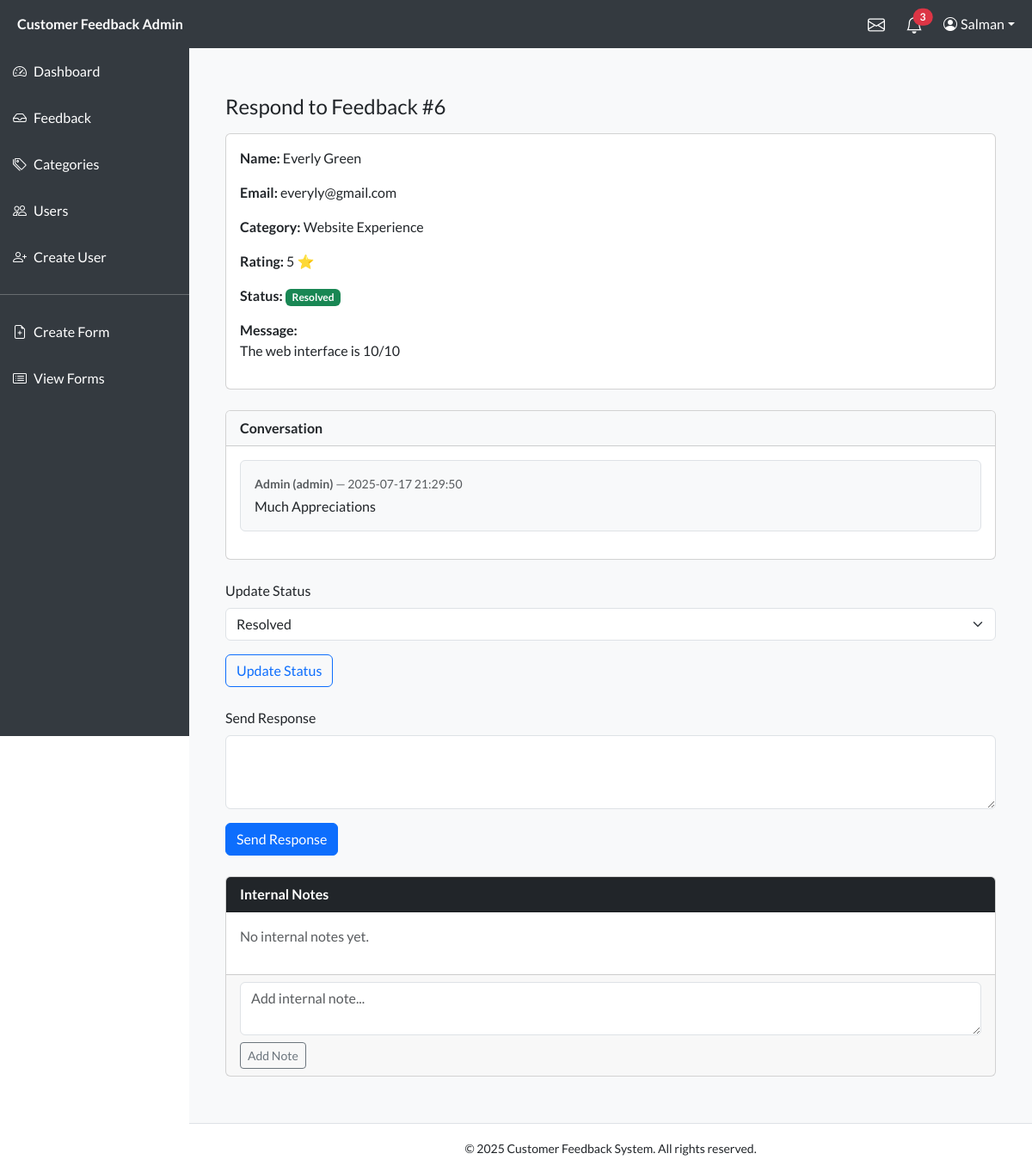
The page /Admin/respond.php?id=6 (signed in) on the database its author committed.
### tables this page shows
CREATE TABLE `feedback` (
  `id` int(11) NOT NULL,
  `name` varchar(100) DEFAULT NULL,
  `email` varchar(100) DEFAULT NULL,
  `category_id` int(11) DEFAULT NULL,
  `rating` int(11) DEFAULT NULL CHECK (`rating` between 1 and 5),
  `message` text NOT NULL,
  `file_path` varchar(255) DEFAULT NULL,
  `status` enum('new','in_progress','resolved') DEFAULT 'new',
  `created_at` timestamp NOT NULL DEFAULT current_timestamp(),
  `updated_at` datetime DEFAULT NULL
);

CREATE TABLE `categories` (
  `id` int(11) NOT NULL,
  `name` varchar(100) NOT NULL
);

CREATE TABLE `feedback_responses` (
  `id` int(11) NOT NULL,
  `feedback_id` int(11) DEFAULT NULL,
  `user_id` int(11) DEFAULT NULL,
  `message` text NOT NULL,
  `created_at` timestamp NOT NULL DEFAULT current_timestamp()
);

CREATE TABLE `users` (
  `id` int(11) NOT NULL,
  `name` varchar(100) NOT NULL,
  `email` varchar(100) NOT NULL,
  `password` varchar(255) NOT NULL,
  `role` enum('admin','staff') DEFAULT 'staff',
  `created_at` timestamp NOT NULL DEFAULT current_timestamp()
);

### Admin/respond.php (the view, shortened to what this page needs)
<?php
include 'includes/header.php';
include 'includes/sidebar.php';
$id = $_GET['id'] ?? 0;
$id = (int)$id;
$stmt = $conn->prepare("SELECT f.*, c.name AS category_name FROM feedback f
                        LEFT JOIN categories c ON f.category_id = c.id
                        WHERE f.id = ?");
$stmt->bind_param("i", $id);
$stmt->execute();
$feedback = $stmt->get_result()->fetch_assoc();
?>
<div class="container mt-4">
  <h4 class="mb-3">Respond to Feedback #<?= $id ?></h4>
  <div class="card mb-4">
    <div class="card-body">
      <p><strong>Name:</strong> <?= htmlspecialchars($feedback['name']) ?></p>
      <p><strong>Email:</strong> <?= htmlspecialchars($feedback['email']) ?></p>
      <p><strong>Category:</strong> <?= htmlspecialchars($feedback['category_name']) ?></p>
      <p><strong>Rating:</strong> <?= $feedback['rating'] ?> ⭐</p>
      <p><strong>Status:</strong>
        <span class="badge bg-<?= $feedback['status'] === 'resolved' ? 'success' : ($feedback['status'] === 'in_progress' ? 'warning text-dark' : 'primary') ?>">
          <?= ucfirst(str_replace('_', ' ', $feedback['status'])) ?>
        </span>
      </p>
      <p><strong>Message:</strong><br><?= nl2br(htmlspecialchars($feedback['message'])) ?></p>
    </div>
  </div>
  <div class="card mb-4">
    <div class="card-header bg-light"><strong>Conversation</strong></div>
    <div class="card-body">
      <?php
        $res = $conn->query("SELECT fr.*, u.name AS user_name, u.role
                             FROM feedback_responses fr
                             LEFT JOIN users u ON fr.user_id = u.id
                             WHERE fr.feedback_id = $id
                             ORDER BY fr.created_at ASC");
        if ($res->num_rows > 0):
          while ($r = $res->fetch_assoc()):
      ?>
        <div class="mb-3 p-3 border rounded <?= $r['user_id'] ? 'bg-light' : 'bg-success-subtle' ?>">
          <div class="small text-muted mb-1">
            <?php if ($r['user_id']): ?>
              <strong><?= htmlspecialchars($r['user_name']) ?> (<?= htmlspecialchars($r['role']) ?>)</strong>
            <?php else: ?>
              <strong><?= htmlspecialchars($feedback['name']) ?> (<?= htmlspecialchars($feedback['email']) ?>)</strong>
            <?php endif; ?>
            — <?= $r['created_at'] ?>
          </div>
          <?= nl2br(htmlspecialchars($r['message'])) ?>
        </div>
      <?php endwhile; else: ?>
        <p class="text-muted">No responses yet.</p>
      <?php endif; ?>
    </div>
  </div>
<form method="POST" class="mb-4">
  <div class="mb-3">
    <label for="status" class="form-label">Update Status</label>
    <select name="status" id="status" class="form-select" required>
      <option value="resolved" <?= $feedback['status'] == 'resolved' ? 'selected' : '' ?>>Resolved</option>
    </select>
  </div>
  <button type="submit" name="update_status" class="btn btn-outline-primary">Update Status</button>
</form>
  <form method="POST" class="mb-4">
    <div class="mb-3">
      <label class="form-label">Send Response</label>
      <textarea name="response_message" class="form-control" rows="3" required></textarea>
    </div>
    <button type="submit" class="btn btn-primary">Send Response</button>
  </form>
  <div class="card mb-4">
    <div class="card-header bg-dark text-white"><strong>Internal Notes</strong></div>
    <div class="card-body">
      <?php
        $notes = $conn->query("SELECT n.note, n.created_at, u.name FROM internal_notes n
                               LEFT JOIN users u ON n.user_id = u.id
                               WHERE n.feedback_id = $id ORDER BY n.created_at DESC");
        if ($notes->num_rows > 0):
          while ($note = $notes->fetch_assoc()):
      ?>
        <div class="mb-3">
          <small class="text-muted"><strong><?= htmlspecialchars($note['name']) ?></strong> - <?= $note['created_at'] ?></small><br>
          <?= nl2br(htmlspecialchars($note['note'])) ?>
        </div>
      <?php endwhile; else: ?>
        <p class="text-muted">No internal notes yet.</p>
      <?php endif; ?>
    </div>
    <div class="card-footer">
      <form method="POST">
        <textarea name="internal_note" class="form-control mb-2" rows="2" placeholder="Add internal note..." required></textarea>
        <button type="submit" class="btn btn-outline-secondary btn-sm">Add Note</button>
      </form>
    </div>
  </div>
</div>
<?php include 'includes/footer.php'; ?>

### Admin/includes/header.php (style rules this page uses)
* { font-family: 'Lato', sans-serif; }
body { margin: 0; padding: 0; display: flex; flex-direction: column; }

### rows shown on the page
feedback: name "Everly Green", email "everyly@gmail.com", category.name "Website Experience", rating "5", status "Resolved", message "The web interface is 10/10"
feedback_responses: user.name "Admin", user.role "admin", created_at "2025-07-17 21:29:50", message "Much Appreciations"

### other values the page prints
$unreadCount "3"
$_SESSION['user_name'] "Salman"
$id "6"
